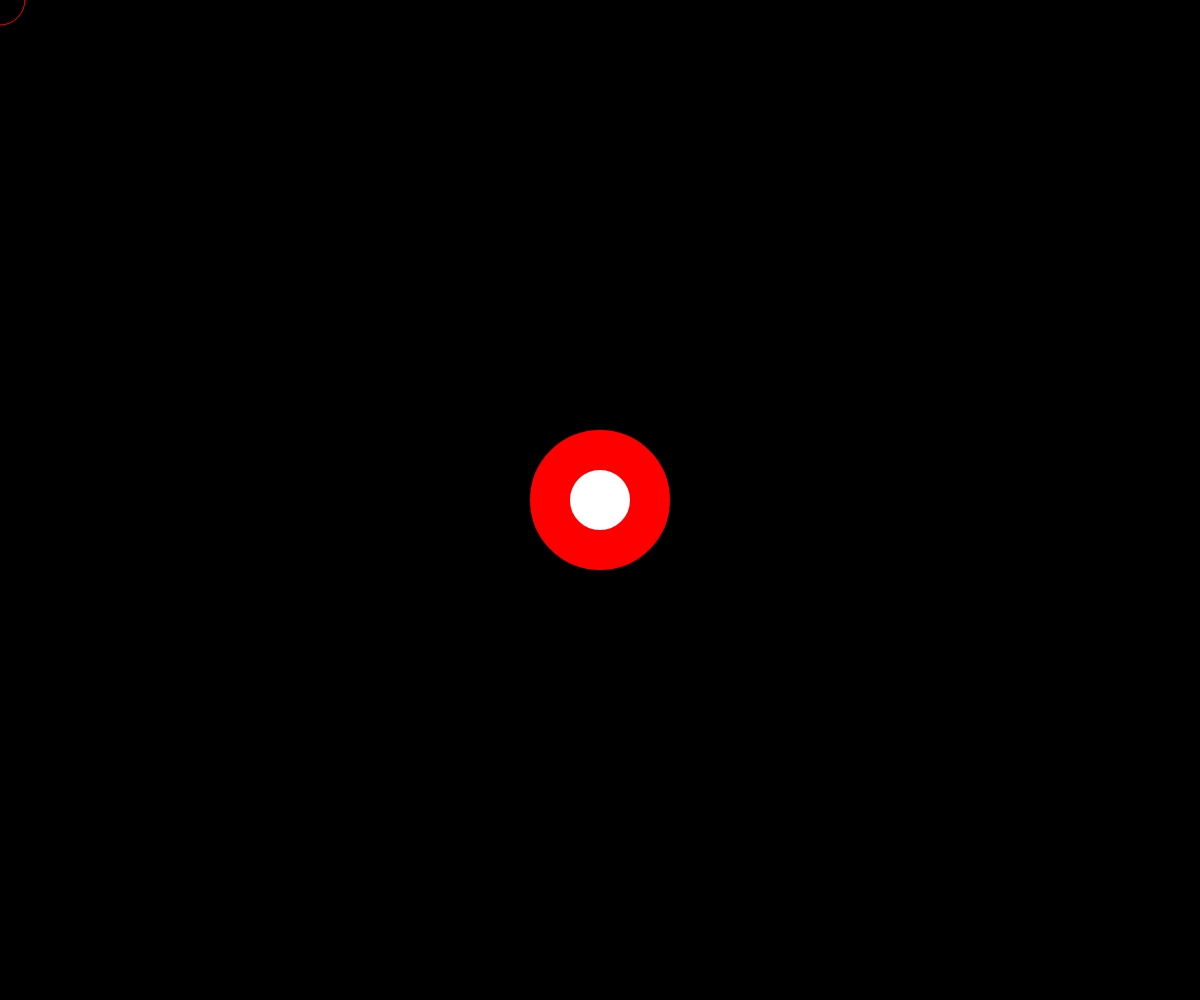
Frame 1 (no input)
Frame 60 (no input): identical to frame 1, image omitted
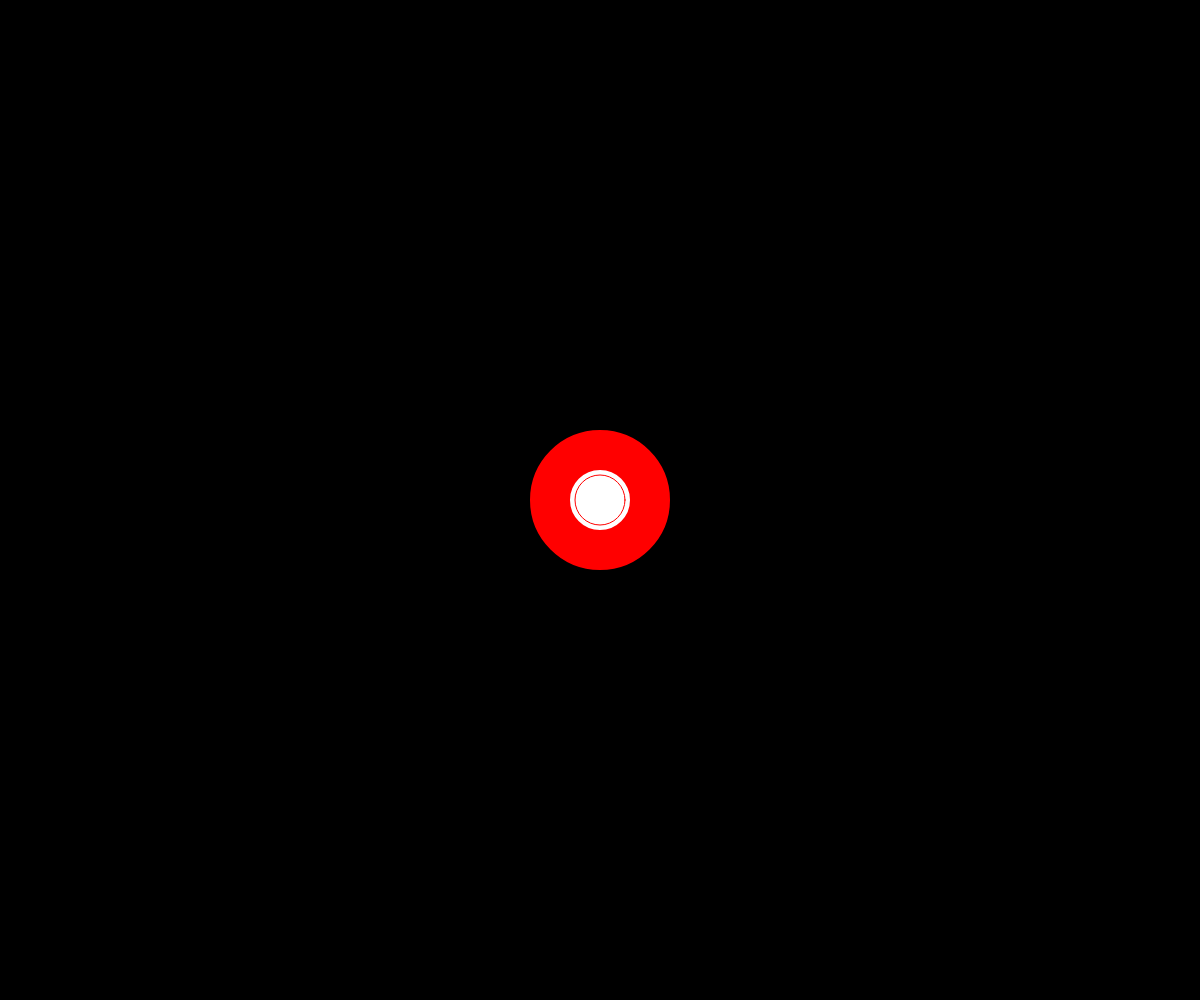
Frame 120 (the mouse pressed at the canvas centre since frame 60)

The p5.js sketch that drew these frames (run headless with seeded random() and noise() and a simulated clock; from frame 60 on, the mouse is pressed at the canvas centre):

// p5.js sketch
// ── sketch.js
let w = 400;
let h = 600;

function setup() {
    //createCanvas(w, h);
    createCanvas(windowWidth, windowHeight);
    background('red');
}

function draw() {
    background(000);
    strokeWeight(40);
    stroke('red');
    //noStroke();
    fill('white');
    //rect(0, 0, 100, 100);
    ellipse(width / 2, height / 2, 100);
    strokeWeight(1);
    noFill();
    ellipse(mouseX, mouseY, 50);
    noFill();
    //stroke('chartreuse');
    stroke(20, mouseX, mouseY);
    strokeWeight(1);
}

function windowResized() {
    resizeCanvas(windowWidth, windowHeight);
}
